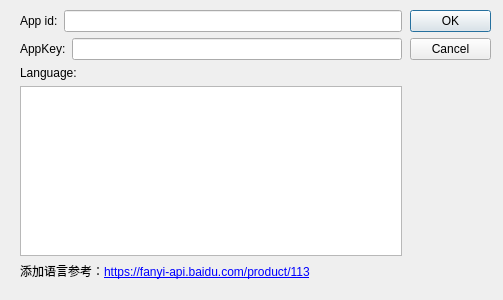
<?xml version="1.0" encoding="UTF-8"?>
<ui version="4.0">
 <class>Dialog</class>
 <widget class="QDialog" name="Dialog">
  <property name="geometry">
   <rect>
    <x>0</x>
    <y>0</y>
    <width>503</width>
    <height>300</height>
   </rect>
  </property>
  <property name="windowTitle">
   <string>Dialog</string>
  </property>
  <widget class="QDialogButtonBox" name="buttonBox">
   <property name="geometry">
    <rect>
     <x>410</x>
     <y>10</y>
     <width>81</width>
     <height>241</height>
    </rect>
   </property>
   <property name="orientation">
    <enum>Qt::Vertical</enum>
   </property>
   <property name="standardButtons">
    <set>QDialogButtonBox::Cancel|QDialogButtonBox::Ok</set>
   </property>
  </widget>
  <widget class="QWidget" name="">
   <property name="geometry">
    <rect>
     <x>20</x>
     <y>10</y>
     <width>382</width>
     <height>270</height>
    </rect>
   </property>
   <layout class="QVBoxLayout" name="verticalLayout_2">
    <item>
     <layout class="QHBoxLayout" name="horizontalLayout">
      <item>
       <widget class="QLabel" name="label">
        <property name="text">
         <string>App id:</string>
        </property>
       </widget>
      </item>
      <item>
       <widget class="QLineEdit" name="AppId"/>
      </item>
     </layout>
    </item>
    <item>
     <layout class="QHBoxLayout" name="horizontalLayout_2">
      <item>
       <widget class="QLabel" name="label_2">
        <property name="text">
         <string>AppKey:</string>
        </property>
       </widget>
      </item>
      <item>
       <widget class="QLineEdit" name="AppKey"/>
      </item>
     </layout>
    </item>
    <item>
     <layout class="QVBoxLayout" name="verticalLayout">
      <item>
       <widget class="QLabel" name="label_3">
        <property name="text">
         <string>Language:</string>
        </property>
       </widget>
      </item>
      <item>
       <widget class="QTextEdit" name="Language"/>
      </item>
      <item>
       <widget class="QLabel" name="label_4">
        <property name="text">
         <string>添加语言参考：&lt;a href=&quot;https://fanyi-api.baidu.com/product/113&quot;&gt;https://fanyi-api.baidu.com/product/113</string>
        </property>
        <property name="openExternalLinks">
         <bool>true</bool>
        </property>
       </widget>
      </item>
     </layout>
    </item>
   </layout>
  </widget>
 </widget>
 <resources/>
 <connections>
  <connection>
   <sender>buttonBox</sender>
   <signal>accepted()</signal>
   <receiver>Dialog</receiver>
   <slot>accept()</slot>
   <hints>
    <hint type="sourcelabel">
     <x>248</x>
     <y>254</y>
    </hint>
    <hint type="destinationlabel">
     <x>157</x>
     <y>274</y>
    </hint>
   </hints>
  </connection>
  <connection>
   <sender>buttonBox</sender>
   <signal>rejected()</signal>
   <receiver>Dialog</receiver>
   <slot>reject()</slot>
   <hints>
    <hint type="sourcelabel">
     <x>316</x>
     <y>260</y>
    </hint>
    <hint type="destinationlabel">
     <x>286</x>
     <y>274</y>
    </hint>
   </hints>
  </connection>
 </connections>
</ui>
